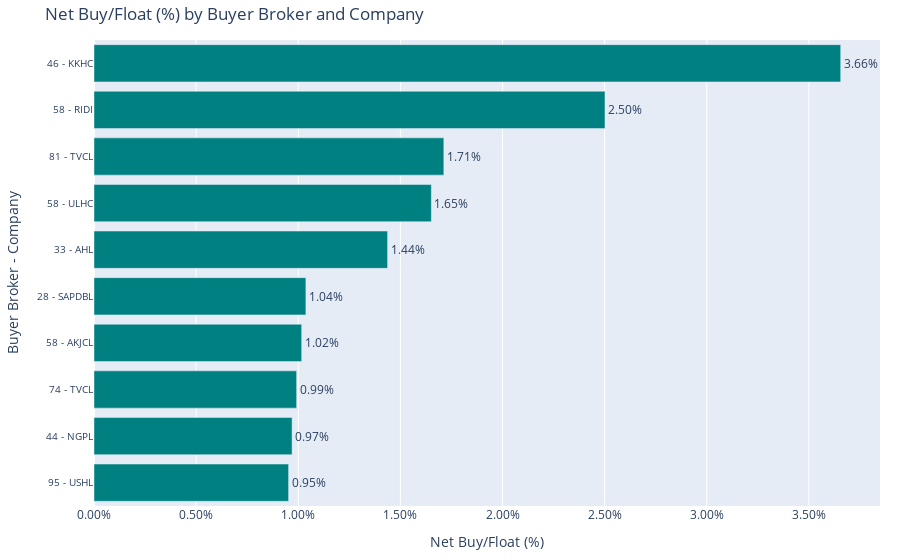

The notebook cell saved with this chart:
### Code cell
top_NetBuyVsFloat(combined_floorsheet, float_data, active_comps, n_day = 1, top_n = 10)

### Figure 1 — Plotly figure (JSON) as saved in the notebook; plotly's stock layout.template omitted (floating-point values rounded to 4 significant figures)
{"data": [{"alignmentgroup": "True", "hovertemplate": "Net Buy/Float (%)=%{text}<br>Buyer Broker - Company=%{y}<extra></extra>", "legendgroup": "", "marker": {"color": "teal", "pattern": {"shape": ""}}, "name": "", "offsetgroup": "", "orientation": "h", "showlegend": false, "text": [0.009528, 0.009698, 0.009921, 0.01017, 0.01037, 0.01437, 0.01652, 0.01713, 0.02502, 0.03656], "textposition": "outside", "texttemplate": "%{text:.2%}", "type": "bar", "x": [0.009528, 0.009698, 0.009921, 0.01017, 0.01037, 0.01437, 0.01652, 0.01713, 0.02502, 0.03656], "xaxis": "x", "y": ["95 - USHL", "44 - NGPL", "74 - TVCL", "58 - AKJCL", "28 - SAPDBL", "33 - AHL", "58 - ULHC", "81 - TVCL", "58 - RIDI", "46 - KKHC"], "yaxis": "y"}], "layout": {"autosize": true, "barmode": "relative", "legend": {"tracegroupgap": 0}, "margin": {"b": 20, "l": 60, "r": 20, "t": 40}, "showlegend": false, "title": {"text": "Net Buy/Float (%) by Buyer Broker and Company"}, "xaxis": {"anchor": "y", "autorange": true, "domain": [0, 1], "range": [0, 0.03848], "tickformat": ".2%", "title": {"text": "Net Buy/Float (%)"}, "type": "linear"}, "yaxis": {"anchor": "x", "autorange": true, "domain": [0, 1], "range": [-0.5, 9.5], "tickfont": {"size": 10}, "title": {"text": "Buyer Broker - Company"}, "type": "category"}}}
